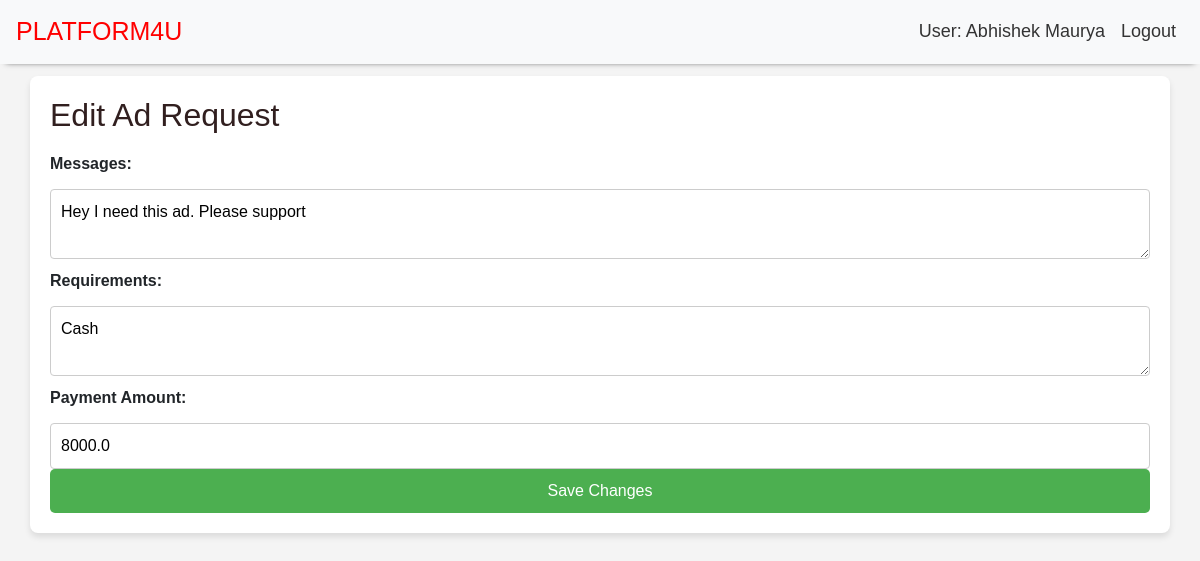
The page /edit_ad_request/7 (signed in) on the database its author committed.
### myapp.py (models this page shows, shortened)
class User(db.Model):
    id = db.Column(db.Integer, primary_key=True)#Unique identifier for each user
    username = db.Column(db.String(80), unique=True, nullable=False)  # Username (must be unique)
    password = db.Column(db.String(120), nullable=False)  # Hashed password
    role = db.Column(db.String(50), nullable=False)  #Role (sponsor, influencer)
    full_name = db.Column(db.String(100), nullable=False)  #Full name of the user
    email = db.Column(db.String(100), nullable=False)#Email address
    bio = db.Column(db.Text, nullable=True)  #Biography
    category = db.Column(db.String(100), nullable=True)  #Category of interest
    niche = db.Column(db.String(100), nullable=True)  # Niche area
    reach = db.Column(db.String(100), nullable=True)  #Reach (followers count)
    industry = db.Column(db.String(100), nullable=True)  # Industry of work
    budget = db.Column(db.String(100), nullable=True)  # Budget for campaigns
    is_flagged = db.Column(db.Boolean, default=False)  #Flagged status (for review)
    profile_picture = db.Column(db.String(255), nullable=True)#Path to profile picture
    is_active = db.Column(db.Boolean, default=True)  # Active status of the user
    campaigns = db.relationship('Campaign', backref='sponsor')
    influencer_campaigns = db.relationship(
        'Campaign',
        secondary='campaign_influencer',
        backref='influencers'
    )

class AdRequest(db.Model):
    id = db.Column(db.Integer, primary_key=True)  # Unique identifier for each ad request
    campaign_id = db.Column(db.Integer, db.ForeignKey('campaign.id'), nullable=False)  #Foreign key to Campaign
    influencer_id = db.Column(db.Integer, db.ForeignKey('user.id'), nullable=False)  #Foreign key to User (influencer)
    sponsor_id = db.Column(db.Integer, db.ForeignKey('user.id'), nullable=False)  #Foreign key to User (sponsor)
    messages = db.Column(db.Text, nullable=False)  # Messages related to the ad request
    requirements = db.Column(db.Text, nullable=False)  # Requirements for the ad request
    payment_amount = db.Column(db.Float, nullable=False)# Payment amount for the ad request
    status = db.Column(db.String(20), default='Pending')  # Status of the ad request
    campaign = db.relationship('Campaign', backref='ad_requests')
    influencer = db.relationship('User', foreign_keys=[influencer_id], backref='influencer_requests') #backref creates a reverse relationship
    sponsor = db.relationship('User', foreign_keys=[sponsor_id], backref='sponsor_requests')

### myapp.py (the view)
@app.route('/edit_ad_request/<int:request_id>', methods=['GET', 'POST'])
@is_flagged
def edit_ad_request(request_id):
    if 'user' in session and session['user']['role'] == 'influencer':
        user = session['user']
        request = AdRequest.query.get_or_404(request_id)
        if request.influencer_id != user['id']:
            return redirect(url_for('request_list'))
        if flask_request.method == 'POST':
            request.messages = flask_request.form.get('messages')
            request.requirements = flask_request.form.get('requirements')
            request.payment_amount = flask_request.form.get('payment_amount')
            db.session.commit()  # Commit changes to the database
            return redirect(url_for('request_list'))
        return render_template("edit_ad_request.html", request=request, user=user)
    else:
        return redirect(url_for('login'))

### myapp.py (called while the page is built)
def is_flagged(func):
    @wraps(func)
    def wrapper(*args, **kwargs):
        if 'user' in session:
            user_id = session['user']['id']  #Get the user ID from the session
            user = User.query.get(user_id)  # Fetch the User object from the database
            if user and user.is_flagged:  #Check if the user is flagged
                return redirect(url_for('home'))  #Redirect to home if flagged
        return func(*args, **kwargs)  # Otherwise, proceed with the function
    return wrapper

### templates/edit_ad_request.html (shortened to what this page needs)
<!DOCTYPE html>
<html lang="en">
<head>
    <link rel="stylesheet" href="https://stackpath.bootstrapcdn.com/bootstrap/4.5.2/css/bootstrap.min.css">
</head>
<body>
    <nav class="navbar navbar-expand-lg navbar-custom fixed-top">
        <a class="navbar-brand" href="/">PLATFORM4U</a>
        <div class="collapse navbar-collapse" id="navbarNav">
            <ul class="navbar-nav ml-auto">
                {% if 'user' in session %}
                    <li class="nav-item">
                        <span class="nav-link">User: {{ user.name }}</span>
                    </li>
                    <li class="nav-item">
                        <a class="nav-link" href="/logout">Logout</a>
                    </li>
                {% endif %}
            </ul>
        </div>
    </nav>
    <main>
        <div class="container">
            <h2>Edit Ad Request</h2>
            <form method="POST" action="/edit_ad_request/{{ request.id }}">
                <label for="messages">Messages:</label>
                <textarea id="messages" name="messages" required>{{ request.messages }}</textarea>
                <label for="requirements">Requirements:</label>
                <textarea id="requirements" name="requirements" required>{{ request.requirements }}</textarea>
                <label for="payment_amount">Payment Amount:</label>
                <input type="number" id="payment_amount" name="payment_amount" value="{{ request.payment_amount }}" required>
                <button type="submit" class="button">Save Changes</button>
            </form>
        </div>
    </main>
</body>
</html>

### templates/edit_ad_request.html (style rules this page uses)
body { font-family: Arial, sans-serif; margin: 0; padding: 0; background-color: #f4f4f4; padding-top: 56px; }
.navbar-custom { background-color: #f8f9fa; box-shadow: 0 4px 6px -6px #222; }
.navbar-custom .navbar-brand { color: red; font-size: 25px; }
.navbar-custom .nav-link { font-size: 18px; color: #333; }
main { padding: 20px; }
.container { background-color: #fff; padding: 20px; border-radius: 8px; box-shadow: 0 4px 6px rgba(0, 0, 0, 0.1); }
h1, h2 { color: #311f1f; }
.button { background-color: #4CAF50; color: white; padding: 10px 20px; border: none; border-radius: 5px; cursor: pointer; }
form { display: flex; flex-direction: column; }
label { margin-top: 10px; font-weight: bold; }
textarea, input[type="number"] { margin-top: 5px; padding: 10px; border: 1px solid #ccc; border-radius: 4px; }

### rows shown on the page
User: name "Abhishek Maurya"
AdRequest: messages "Hey I need this ad. Please support", requirements "Cash", payment_amount "8000.0"
